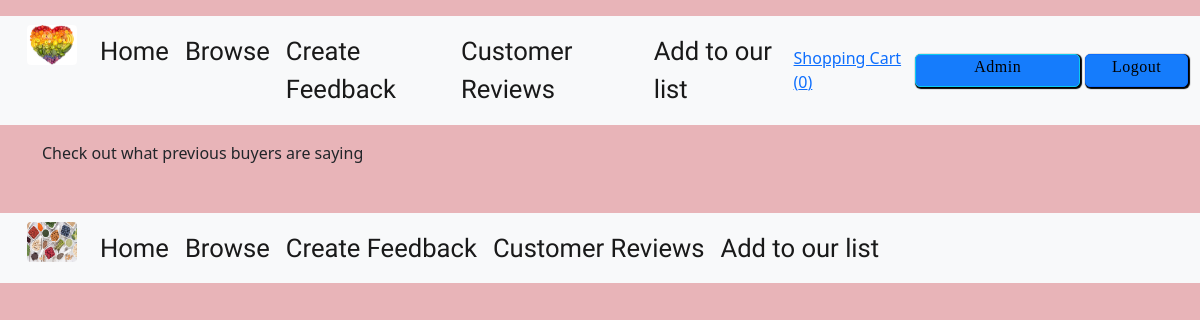
/reviews/, run on an earlier commit of the app's database.
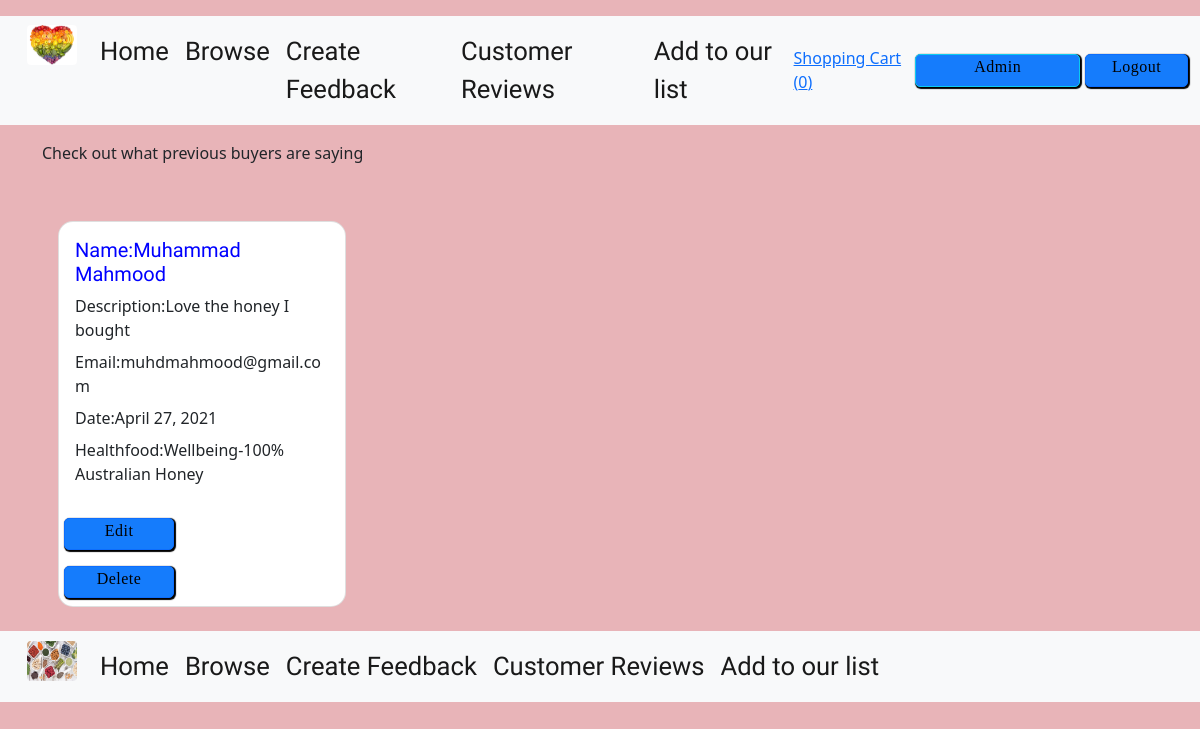
And on a later commit of the database.
### reviews/models.py (models this page shows, shortened)
class reviews(models.Model):
    name = models.CharField(blank=False, max_length=255)
    Email = models.EmailField(blank=False, max_length=320)
    date = models.DateField(default=datetime.date.today)
    reviews = models.TextField(blank=False)
    healthfood = models.ForeignKey(healthfood, on_delete=models.CASCADE)

### healthfood/models.py (models this page shows)
class healthfood(models.Model):
    title = models.CharField(blank=False, max_length=255)
    ingredients = models.CharField(blank=False, max_length=255)
    country = models.CharField(blank=False, max_length=255)
    description = models.TextField(blank=False)
    image = ImageField(blank=True, manual_crop="")
    maker = models.ForeignKey(Maker, on_delete=models.CASCADE)
    serving = models.TextField(blank=False)
    nutrition_carbs = models.CharField(blank=False, max_length=255)
    nutrition_protein = models.CharField(blank=False, max_length=255)
    nutrition_fats = models.CharField(blank=False, max_length=255)
    cost = models.DecimalField(max_digits=10, decimal_places=3, blank=False)
    def __str__(self):
        return self.title

### reviews/views.py (the view)
# urls.py: path('', healthfood.views.index, name="show_landing_route"),
def index(request):
    all_reviews = reviews.objects.all()
    return render(request, 'reviews/index-template.html', {
        'reviews': all_reviews
    })

### cart/contexts.py (called while the page is built)
def cart_contents(request):
    cart = request.session.get("shopping_cart", {})
    return {
        'shopping_cart': cart,
        'number_of_items': len(cart)
    }

### reviews/templates/reviews/index-template.html
{% extends 'base.template.html' %}
{% load static %}
{%block content%}
<h>Check out what previous buyers are saying</h1>
    <div style="display:flex;flex-wrap:wrap">
        {%for reviews in reviews %}
        <div class="card m-3" style="width:18rem;">
            <div class="card-body">
                <h6 class="card-title"> Name:{{reviews.name}}</h6>
                <p class="card-title"> Description:{{reviews.reviews}}</p>
                <p class="card-title"> Email:{{reviews.Email}}</p>
                <p class="card-title"> Date:{{reviews.date}}</p>
                <p class="card-title"> Healthfood:{{reviews.healthfood}}</p>
            </div>
            <a href="{% url 'update_reviews_route' reviews_id=reviews.id %}"
                class="btn btn-primary btn-sm mb-2 mt-2">Edit</a>
            <a href="{% url 'delete_reviews_route' reviews_id=reviews.id %}" .
                class="btn btn-primary btn-sm mb-2 mt-2">Delete</a>
        </div>
        {%endfor%}
    </div>
    {%endblock%}

### templates/base.template.html (shortened to what this page needs)
{% load static %}
{% load crispy_forms_tags %}
<!doctype html>
<html lang="en">
<head>
    <link href="https://cdn.jsdelivr.net/npm/bootstrap@5.0.0-beta3/dist/css/bootstrap.min.css" rel="stylesheet"
>
    <link rel="stylesheet" href="{% static '/css/style.css' %}" />
</head>
<header>
    <nav class="navbar navbar-expand-lg navbar-light bg-light mt-3 mb-3">
        <div class="container-fluid">
            <div class="collapse navbar-collapse" id="navbarSupportedContent">
                <ul class="navbar-nav me-auto mb-2 mb-lg-0">
                    <a href="/"><img src="/static/images/healthy.jpeg" alt="food" width="50" height="40"
                            class="rounded icon"></a>
                    <li class="nav-item">
                        <a class="nav-link active" aria-current="page" href="/ ">Home</a>
                    </li>
                    <li class="nav-item">
                        <a class="nav-link active" aria-current="page" href="/healthfood/">Browse</a>
                    </li>
                    <li class="nav-item">
                        <a class="nav-link active" href="/reviews/create/">Create Feedback</a>
                    </li>
                    <li class="nav-item">
                        <a class="nav-link active" href="/reviews/">Customer Reviews</a>
                    </li>
                    <li class="nav-item">
                        <a class="nav-link active" href="/healthfood/create/">Add to our list</a>
                    </li>
                </ul>
                <a href="{% url 'views_cart' %}">Shopping Cart ({{number_of_items}})</a>
                <a href="/admin" class="btn btn-info btn-sm mb-2 mt-2"> Admin</a>
                <a href="/accounts/logout" class="btn btn-primary btn-sm mb-2 mt-2">Logout</a>
            </div>
    </nav>
</header>
<body>
    <div class="container">
        {%block content%}
        {%endblock%}
    </div>
</body>
<footer>
    <nav class="navbar navbar-expand-lg navbar-light bg-light mt-5 mb-3">
        <div class="container-fluid">
            <div class="collapse navbar-collapse" id="navbarSupportedContent">
                <ul class="navbar-nav me-auto mb-2 mb-lg-0">
                    <a href="/"><img src="/static/images/healthy2.jpeg" alt="food" width="50" height="40"
                            class="rounded icon"></a>
                    <li class="nav-item">
                        <a class="nav-link active" aria-current="page" href="/ ">Home</a>
                    </li>
                    <li class="nav-item">
                        <a class="nav-link active" aria-current="page" href="/healthfood/">Browse</a>
                    </li>
                    <li class="nav-item">
                        <a class="nav-link active" href="/reviews/create/">Create Feedback</a>
                    </li>
                    <li class="nav-item">
                        <a class="nav-link active" href="/reviews/">Customer Reviews</a>
                    </li>
                    <li class="nav-item">
                        <a class="nav-link active" href="/healthfood/create/">Add to our list</a>
                    </li>
                </ul>
            </div>
    </nav>
</footer>
</html>

### static/css/style.css (style rules this page uses)
body { background-color: #E8B4B8; }
nav ul a { font-size: 1.6rem; color: #fff; display: block; padding: 0 15px; cursor: pointer; }
.btn-primary { text-decoration: none; color: black; background-color: #157cfc; text-align: center; letter-spacing: .5px; -webkit-transition: background-color .2s ease-out; transition: background-color .2s ease-out; cursor: pointer; width: 110px; height: 32.33px; font-size: 16px; border-radius: 5px; vertical-align: middle; padding: 0px 20px 7px 20px; box-shadow: 1px 1px 1px 1px black; margin-left: 5px; font-family: 'Original Surfer', cursive; }
.card { border-radius: 15px; width: 500px; }
a.btn.btn-info { text-decoration: none; color: black; background-color: #157cfc; text-align: center; letter-spacing: .5px; -webkit-transition: background-color .2s ease-out; transition: background-color .2s ease-out; cursor: pointer; width: 180px; height: 32.33px; font-size: 16px; border-radius: 5px; vertical-align: middle; padding: 0px 20px 7px 20px; box-shadow: 1px 1px 1px 1px black; margin-left: 5px; font-family: 'Original Surfer', cursive; }
h6 { font-family: 'Josefin Sans', sans-serif; font-size: 20px; color: blue; top: 50px; }
.card { position: relative; top: 40px; }
a.nav-link.active { font-family: 'Josefin Sans', sans-serif; color: blue; }
.bg-light { background-color: none; }

What changed in the data, as far as the page shows it:
added reviews: name "Muhammad Mahmood", reviews "Love the honey I bought", Email "muhdmahmood@gmail.com", date "April 27, 2021", healthfood "Wellbeing-100% Australian Honey"
